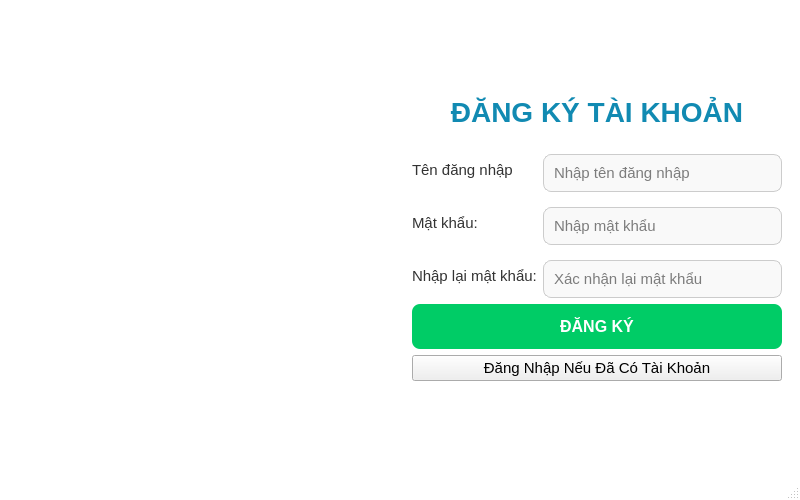
<?xml version="1.0" encoding="UTF-8"?>
<ui version="4.0">
 <class>MainWindow</class>
 <widget class="QMainWindow" name="MainWindow">
  <property name="geometry">
   <rect>
    <x>0</x>
    <y>0</y>
    <width>800</width>
    <height>500</height>
   </rect>
  </property>
  <property name="windowTitle">
   <string>Đăng ký tài khoản</string>
  </property>
  <property name="styleSheet">
   <string notr="true">/* Global Styles */
QWidget {
	font-family: Segoe UI;
	font-size: 15px;
}

QMainWindow {
	background-color: white;
}

/* Styles for specific widget types */
QLabel {
	color: #333;
}

QLineEdit {
	border: 1px solid #ccc;
	border-radius: 8px;
	padding: 8px;
	background-color: #f9f9f9;
}

QLineEdit:focus {
	border: 1px solid #00aaff;
}
</string>
  </property>
  <widget class="QWidget" name="centralwidget">
   <layout class="QHBoxLayout" name="horizontalLayout" stretch="1,1">
    <item>
     <widget class="QLabel" name="imageLabel">
      <property name="text">
       <string/>
      </property>
      <property name="pixmap">
       <pixmap/>
      </property>
      <property name="scaledContents">
       <bool>true</bool>
      </property>
      <property name="alignment">
       <set>Qt::AlignCenter</set>
      </property>
     </widget>
    </item>
    <item>
     <widget class="QWidget" name="formContainer" native="true">
      <layout class="QVBoxLayout" name="verticalLayout_2">
       <item>
        <spacer name="verticalSpacer_top">
         <property name="orientation">
          <enum>Qt::Vertical</enum>
         </property>
         <property name="sizeHint" stdset="0">
          <size>
           <width>20</width>
           <height>40</height>
          </size>
         </property>
        </spacer>
       </item>
       <item>
        <widget class="QLabel" name="titleLabel">
         <property name="styleSheet">
          <string notr="true">font-size: 28px; font-weight: bold; color: #118ab2;</string>
         </property>
         <property name="text">
          <string>ĐĂNG KÝ TÀI KHOẢN</string>
         </property>
         <property name="alignment">
          <set>Qt::AlignCenter</set>
         </property>
        </widget>
       </item>
       <item>
        <layout class="QFormLayout" name="formLayout">
         <property name="verticalSpacing">
          <number>15</number>
         </property>
         <property name="topMargin">
          <number>20</number>
         </property>
         <item row="0" column="0">
          <widget class="QLabel" name="fullNameLabel">
           <property name="text">
            <string>Tên đăng nhập</string>
           </property>
          </widget>
         </item>
         <item row="0" column="1">
          <widget class="QLineEdit" name="usernameLineEdit">
           <property name="placeholderText">
            <string>Nhập tên đăng nhập</string>
           </property>
          </widget>
         </item>
         <item row="1" column="0">
          <widget class="QLabel" name="passwordLabel">
           <property name="text">
            <string>Mật khẩu:</string>
           </property>
          </widget>
         </item>
         <item row="1" column="1">
          <widget class="QLineEdit" name="passwordLineEdit">
           <property name="echoMode">
            <enum>QLineEdit::Password</enum>
           </property>
           <property name="placeholderText">
            <string>Nhập mật khẩu</string>
           </property>
          </widget>
         </item>
         <item row="2" column="0">
          <widget class="QLabel" name="confirmPasswordLabel">
           <property name="text">
            <string>Nhập lại mật khẩu:</string>
           </property>
          </widget>
         </item>
         <item row="2" column="1">
          <widget class="QLineEdit" name="confirmPasswordLineEdit">
           <property name="echoMode">
            <enum>QLineEdit::Password</enum>
           </property>
           <property name="placeholderText">
            <string>Xác nhận lại mật khẩu</string>
           </property>
          </widget>
         </item>
        </layout>
       </item>
       <item>
        <widget class="QPushButton" name="registerButton">
         <property name="minimumSize">
          <size>
           <width>0</width>
           <height>45</height>
          </size>
         </property>
         <property name="styleSheet">
          <string notr="true">QPushButton {
	background-color: #00cc66; /* Green */
	color: white;
	border-radius: 8px;
	font-weight: bold;
	font-size: 16px;
}

QPushButton:hover {
	background-color: #00b359;
}

QPushButton:pressed {
	background-color: #00994d;
}</string>
         </property>
         <property name="text">
          <string>ĐĂNG KÝ</string>
         </property>
        </widget>
       </item>
       <item>
        <widget class="QPushButton" name="pushButton">
         <property name="styleSheet">
          <string notr="true"/>
         </property>
         <property name="text">
          <string>Đăng Nhập Nếu Đã Có Tài Khoản</string>
         </property>
        </widget>
       </item>
       <item>
        <spacer name="verticalSpacer_bottom">
         <property name="orientation">
          <enum>Qt::Vertical</enum>
         </property>
         <property name="sizeHint" stdset="0">
          <size>
           <width>20</width>
           <height>40</height>
          </size>
         </property>
        </spacer>
       </item>
      </layout>
     </widget>
    </item>
   </layout>
  </widget>
  <widget class="QMenuBar" name="menubar">
   <property name="geometry">
    <rect>
     <x>0</x>
     <y>0</y>
     <width>800</width>
     <height>26</height>
    </rect>
   </property>
  </widget>
  <widget class="QStatusBar" name="statusbar"/>
 </widget>
 <resources/>
 <connections/>
</ui>
